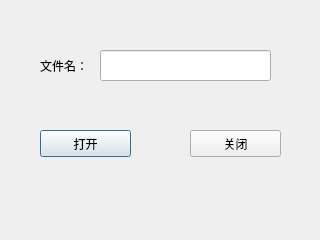
<?xml version="1.0" encoding="UTF-8"?>
<ui version="4.0">
 <class>ImportSms</class>
 <widget class="QDialog" name="ImportSms">
  <property name="geometry">
   <rect>
    <x>0</x>
    <y>0</y>
    <width>320</width>
    <height>240</height>
   </rect>
  </property>
  <property name="windowTitle">
   <string>Dialog</string>
  </property>
  <widget class="QPushButton" name="importButton">
   <property name="geometry">
    <rect>
     <x>40</x>
     <y>130</y>
     <width>91</width>
     <height>27</height>
    </rect>
   </property>
   <property name="text">
    <string>打开</string>
   </property>
  </widget>
  <widget class="QLabel" name="label">
   <property name="geometry">
    <rect>
     <x>40</x>
     <y>50</y>
     <width>51</width>
     <height>31</height>
    </rect>
   </property>
   <property name="text">
    <string>文件名：</string>
   </property>
  </widget>
  <widget class="QLineEdit" name="smsnameEdit">
   <property name="geometry">
    <rect>
     <x>100</x>
     <y>50</y>
     <width>171</width>
     <height>31</height>
    </rect>
   </property>
  </widget>
  <widget class="QPushButton" name="closeButton">
   <property name="geometry">
    <rect>
     <x>190</x>
     <y>130</y>
     <width>91</width>
     <height>27</height>
    </rect>
   </property>
   <property name="text">
    <string>关闭</string>
   </property>
  </widget>
 </widget>
 <resources/>
 <connections/>
</ui>
